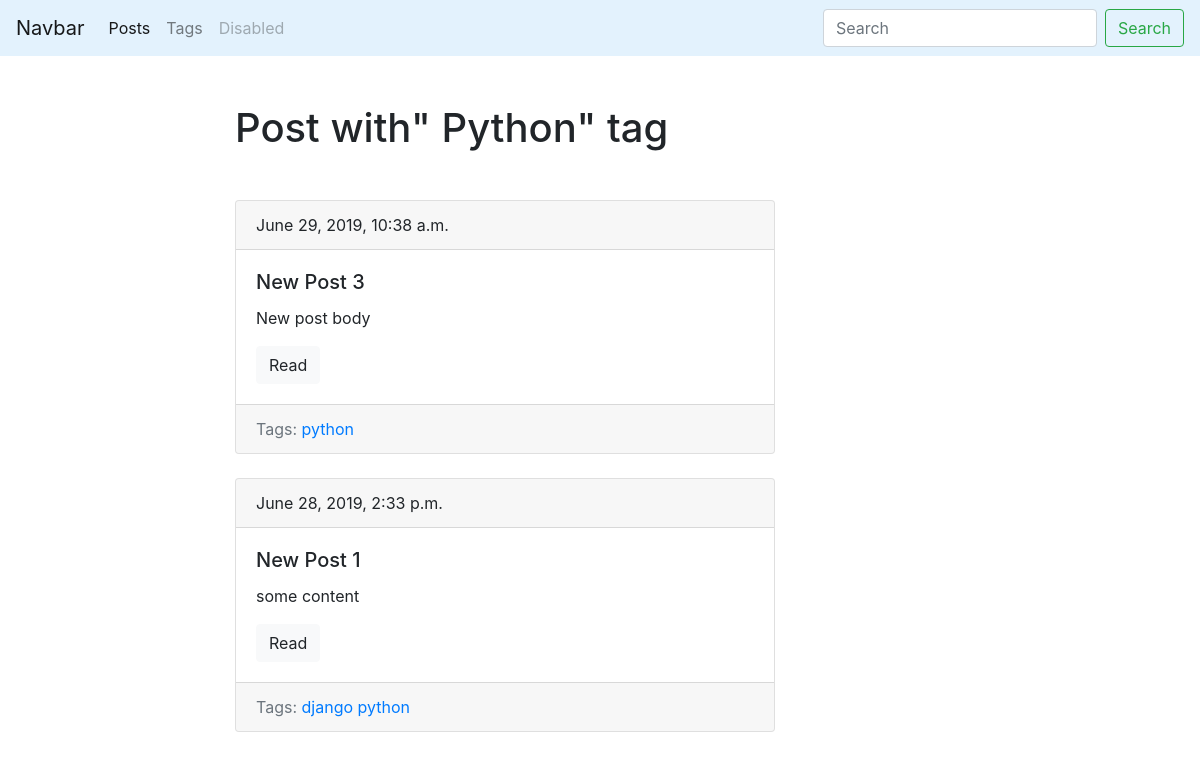
The app's page /blog/tag/python, older data.
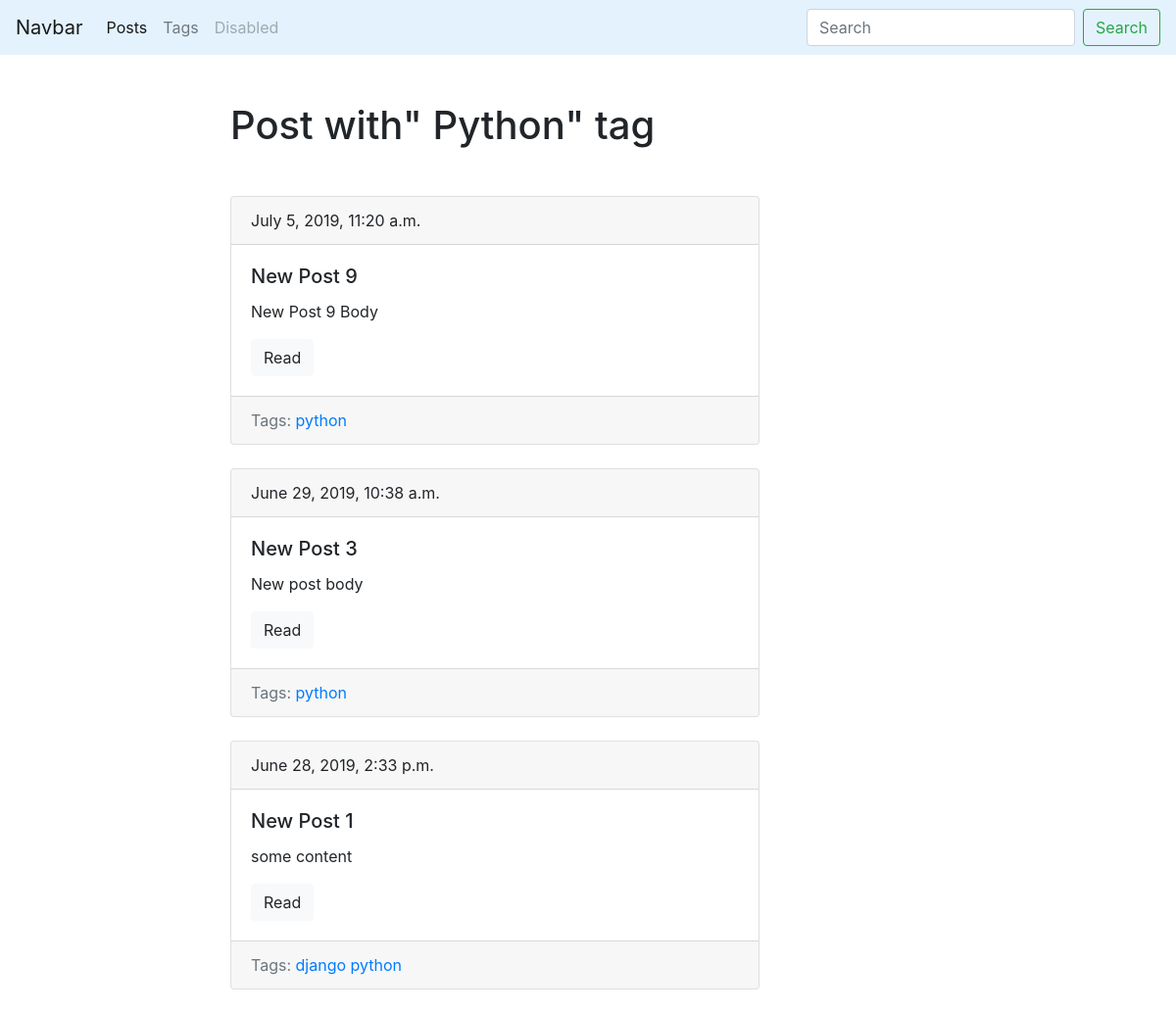
The same page, newer data.
### blog/models.py (models this page shows, shortened)
class Post(models.Model):
    title = models.CharField(max_length=150, db_index=True)
    slug = models.SlugField(max_length=150, blank=True, unique=True)
    body = models.TextField(blank=True, db_index=True)
    tags = models.ManyToManyField('Tag', blank=True, related_name='posts')
    date_pub = models.DateTimeField(auto_now_add=True)
    def get_absolute_url(self):
        return reverse('post_detail_url', kwargs={'slug': self.slug})
    class Meta:
        ordering = ['-date_pub']

class Tag(models.Model):
    title = models.CharField(max_length=50)
    slug = models.CharField(max_length=50, unique=True)
    def get_absolute_url(self):
        return reverse('tag_detail_url', kwargs={'slug':self.slug})
    class Meta:
        ordering = ['title']

### blog/views.py (the view)
# urls.py: path('tag/<str:slug>', TagDetail.as_view(), name='tag_detail_url'),
class TagDetail(ObjectDetailMixin ,View):
    model = Tag
    template = 'blog/tag_detail.html'

### blog/utils.py (called while the page is built)
    def get(self, request, slug):
        obj = get_object_or_404(self.model, slug__iexact=slug)
        return render(request, self.template, context={self.model.__name__.lower(): obj, 'admin_object': obj,
                                                       'detail': True})

### blog/templates/blog/tag_detail.html (shortened to what this page needs)
{% extends 'blog/base_blog.html' %}
{% block content %}
    <h1 class="mb-5">Post with" {{ tag.title|title }}" tag</h1>
    {% for post in tag.posts.all %}
        {% include 'blog/includes/post_card_template.html' %}
    {% endfor %}
{% endblock %}

### blog/templates/blog/includes/post_card_template.html
<div class="card mb-4">
    <div class="card-header">
        {{ post.date_pub }}
    </div>
    <div class="card-body">
        <h5 class="card-title">{{ post.title }}</h5>
        <p class="card-text">{{ post.body|truncatewords:15 }}</p>
        <a href="{{ post.get_absolute_url }}" class="btn btn-light">Read</a>
    </div>
    <div class="card-footer text-muted">
        Tags:
        {% for tag in post.tags.all %}
            <a href="{{ tag.get_absolute_url }}">{{ tag.title }}</a>
        {% endfor %}
    </div>
</div>

Row changes from the older to the newer data that the page shows:
added Post: date_pub "July 5, 2019, 11:20 a.m.", title "New Post 9", body "New Post 9 Body", Tag (title "python")
